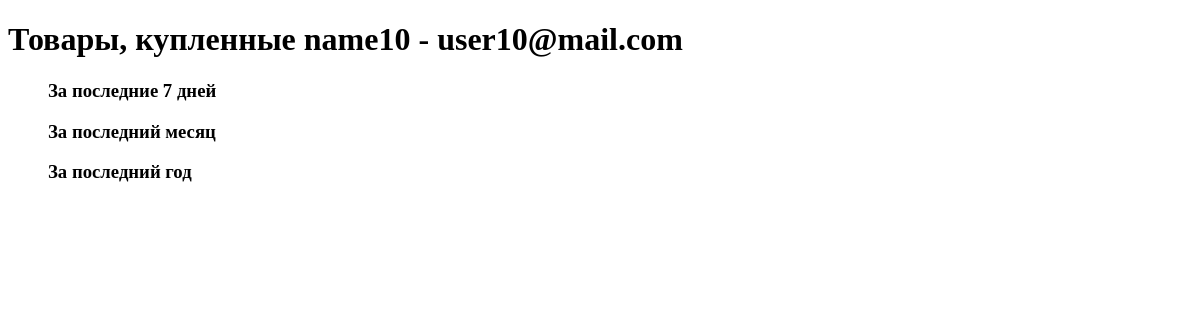
Before: /customer_products/10/ with the older database file.
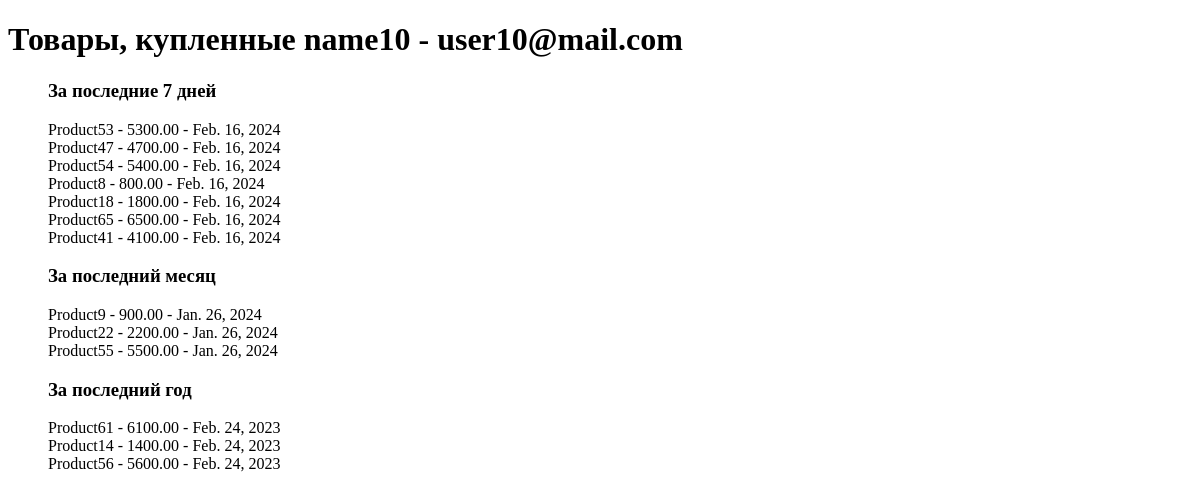
After: the same page with the newer database file.
### homework_app/models.py (models this page shows, shortened)
class Product(models.Model):
    name = models.CharField(max_length=100)
    description = models.CharField(max_length=400)
    price = models.DecimalField(max_digits=10, decimal_places=2)
    quantity = models.IntegerField(default=0)
    addition_date = models.DateField(auto_now_add=True)
    image = models.ImageField(blank=True, upload_to='media')
    def __str__(self):
        return f'{self.name} - {self.price}'

class Order(models.Model):
    customer = models.ForeignKey(Customer, on_delete=models.CASCADE)
    product = models.ManyToManyField(Product, default=None)
    order_date = models.DateField(auto_now_add=True)
    total_price = models.DecimalField(max_digits=8, decimal_places=2, default=0)

### homework_app/views.py (the view)
# urls.py: path('customer_products/<int:customer_id>/', views.customer_products, name='customer_orders'),
def customer_products(request, customer_id):
    customer = get_object_or_404(Customer, pk=customer_id)
    orders = Order.objects.filter(customer=customer)
    customer_products = {}
    for order in orders:
        products = order.product.all()
        for product in products:
            if customer_products.get(product):
                if customer_products[product] > order.order_date:
                    customer_products[product] = order.order_date
            customer_products[product] = order.order_date
    products_this_week = {}
    products_this_month = {}
    products_this_year = {}
    for key, value in customer_products.items():
        print(f"value={type(value)}")
        print(f"today = {type(date.today())}")
        timedelta = date.today() - value
        print(timedelta)
        if timedelta.days < 7:
            products_this_week[key] = value
        elif timedelta.days < 30:
            products_this_month[key] = value
        elif timedelta.days < 365:
            products_this_year[key] = value
    context = {'customer': customer,
               'pr_week': products_this_week,
               'pr_month': products_this_month,
               'pr_year': products_this_year
               }
    return render(request, 'homework_app/customer_products.html', context)

### homework_app/models.py (called while the page is built)
    def __str__(self):
        return f'{self.name} - {self.email}'

### homework_app/templates/homework_app/customer_products.html (shortened to what this page needs)
{% extends 'base.html' %}
{% block content %}
<h1> Товары, купленные {{customer}}</h1>
<ul>
    <h3> За последние 7 дней</h3>
   {% for key, value in pr_week.items %}
        <tr><td>{{ key }} - {{ value }}<br></td></tr>
    {% endfor %}
        <h3> За последний месяц</h3>
   {% for key, value in pr_month.items %}
        <tr><td>{{ key }} - {{ value }}<br></td></tr>
    {% endfor %}
        <h3> За последний год</h3>
   {% for key, value in pr_year.items %}
        <tr><td>{{ key }} - {{ value }}<br></td></tr>
    {% endfor %}
</ul>
{% endblock %}

Changed rows visible on the page:
added Product: name+price "Product53 - 5300.00", order_date "Feb. 16, 2024", shown under "За последние 7 дней"
added Product: name+price "Product47 - 4700.00", order_date "Feb. 16, 2024", shown under "За последние 7 дней"
added Product: name+price "Product54 - 5400.00", order_date "Feb. 16, 2024", shown under "За последние 7 дней"
now on this page (row edited): Product: name+price "Product8 - 800.00", order_date "Feb. 16, 2024", shown under "За последние 7 дней"
added Product: name+price "Product18 - 1800.00", order_date "Feb. 16, 2024", shown under "За последние 7 дней"
added Product: name+price "Product65 - 6500.00", order_date "Feb. 16, 2024", shown under "За последние 7 дней"
added Product: name+price "Product41 - 4100.00", order_date "Feb. 16, 2024", shown under "За последние 7 дней"
now on this page (row edited): Product: name+price "Product9 - 900.00", order_date "Jan. 26, 2024", shown under "За последний месяц"
added Product: name+price "Product22 - 2200.00", order_date "Jan. 26, 2024", shown under "За последний месяц"
added Product: name+price "Product55 - 5500.00", order_date "Jan. 26, 2024", shown under "За последний месяц"
added Product: name+price "Product61 - 6100.00", order_date "Feb. 24, 2023", shown under "За последний год"
added Product: name+price "Product14 - 1400.00", order_date "Feb. 24, 2023", shown under "За последний год"
added Product: name+price "Product56 - 5600.00", order_date "Feb. 24, 2023", shown under "За последний год"
